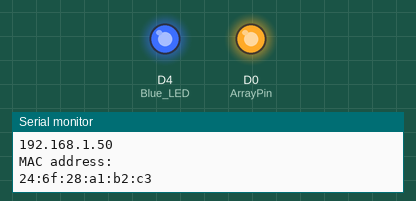
This sketch was run on a simulated ESP8266 (NodeMCU). Parts: output pins drawn as LEDs (lit = HIGH), the last lines printed to the serial monitor. WiFi joins after 1.5 s; servers stay silent unless stated.

Above: at 4.0 s.
At 6.61 s:
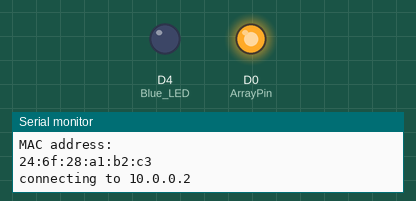
Timing chart, 0 to 14.8 s (numbered marks = the images above):
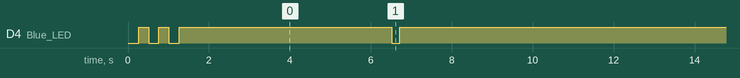

Measured:
- by itself, D4 (Blue_LED): goes LOW 0.25 s, HIGH 0.25 s, LOW 0.25 s, HIGH 5.3 s, 12 × (LOW 0.20 s, HIGH 10.0 s), LOW 0.20 s, then HIGH

The sketch:

espWiFiClient.ino
```cpp
/*
 *  This sketch sends data via HTTP GET requests to data.sparkfun.com service.
 *
 *  You need to get streamId and privateKey at data.sparkfun.com and paste them
 *  below. Or just customize this script to talk to other HTTP servers.
 *
 */

#include <ESP8266WiFi.h>


//initialize wifi
const char* ssid     = "Zeged_2.4";
const char* password = "idspispopd";

const char* host = "10.0.0.2"; //set server's known ip
const int httpPort = 1234; //server port
const char* streamId   = "....................";
const char* privateKey = "....................";

String myIPstr = "";
String clientMac = "";

#define ArrayPin     D0


const int Blue_LED =  2;      // the number of the LED pin


void setup() {
  Serial.begin(115200);
  delay(10);

//init GPIO
pinMode(LED_BUILTIN, OUTPUT);     // Initialize the LED_BUILTIN pin as an output
//digitalWrite(LED_BUILTIN, LOW);   // Turn the LED on (Note that LOW is the voltage level
                                    // but actually the LED is on; this is because
                                    // it is acive low on the ESP-01)
 // delay(1000);                      // Wait for a second
 // digitalWrite(LED_BUILTIN, HIGH);  // Turn the LED off by making the voltage HIGH
  //delay(2000);                      // Wait for two seconds (to demonstrate the active low LED)


pinMode(Blue_LED, OUTPUT);     // Initialize the LED_BUILTIN pin as an output
pinMode(ArrayPin, OUTPUT);


  digitalWrite(Blue_LED, HIGH);
digitalWrite(ArrayPin, HIGH);

  // We start by connecting to a WiFi network

  Serial.println();
  Serial.println();
  Serial.print("Connecting to ");
  Serial.println(ssid);

  WiFi.begin(ssid, password);

  while (WiFi.status() != WL_CONNECTED) {
    digitalWrite(LED_BUILTIN, LOW);
    delay(250);
    digitalWrite(LED_BUILTIN, HIGH);
    delay(250);
    Serial.print(".");
  }

  Serial.println("");
  Serial.println("WiFi connected");
  Serial.println("IP address: ");
  //resolve ip
  IPAddress myIP = WiFi.localIP();
  myIPstr=IpAddress2String(myIP);
  Serial.println(myIPstr);
  //resolve MAC

unsigned char mac[6];
WiFi.macAddress(mac);
clientMac = macToStr(mac);
Serial.println("MAC address: ");
 Serial.println(clientMac);
 Serial.println();

}


int value = 0;


void loop() {
  delay(5000);
  ++value;
//digitalWrite(LED_BUILTIN, LOW);
  digitalWrite(Blue_LED, LOW);
  Serial.print("connecting to ");
  Serial.println(host);

  // Use WiFiClient class to create TCP connections
  WiFiClient client;

  if (!client.connect(host, httpPort)) {
    Serial.println("connection failed");
    return;
  }

//  digitalWrite(LED_BUILTIN, HIGH);
  digitalWrite(Blue_LED, HIGH);

  // We now create a URI for the request


  Serial.println("Sending data");


  // This will send the request to the server

  String line = "Client ip:" + myIPstr + " MAC address: " + clientMac;
  client.println(line);


  //+ url + " HTTP/1.1\r\n" +
    //           "Host: " + host + "\r\n" +
    //           "Connection: close\r\n\r\n");
  unsigned long timeout = millis();
  while (client.available() == 0) {
    if (millis() - timeout > 5000) {
      Serial.println(">>> Client Timeout !");
      client.stop();
      return;
    }
  }

  // Read all the lines of the reply from server and print them to Serial
  while(client.available()){
    String line = client.readStringUntil('\r');
    Serial.print(line);
  }

  Serial.println();
  Serial.println("closing connection");


 //digitalWrite(ArrayPin, HIGH);
//delay(1000);
 // digitalWrite(ArrayPin, LOW);
 // delay(1000);
}

String IpAddress2String(const IPAddress& ipAddress)
{
  return String(ipAddress[0]) + String(".") +\
  String(ipAddress[1]) + String(".") +\
  String(ipAddress[2]) + String(".") +\
  String(ipAddress[3])  ;
}

String macToStr(const uint8_t* mac)
{

String result;
  for (int i = 0; i < 6; ++i) {
    result += String(mac[i], 16);
    if (i < 5)
      result += ':';
  }
  return result;
}
```
